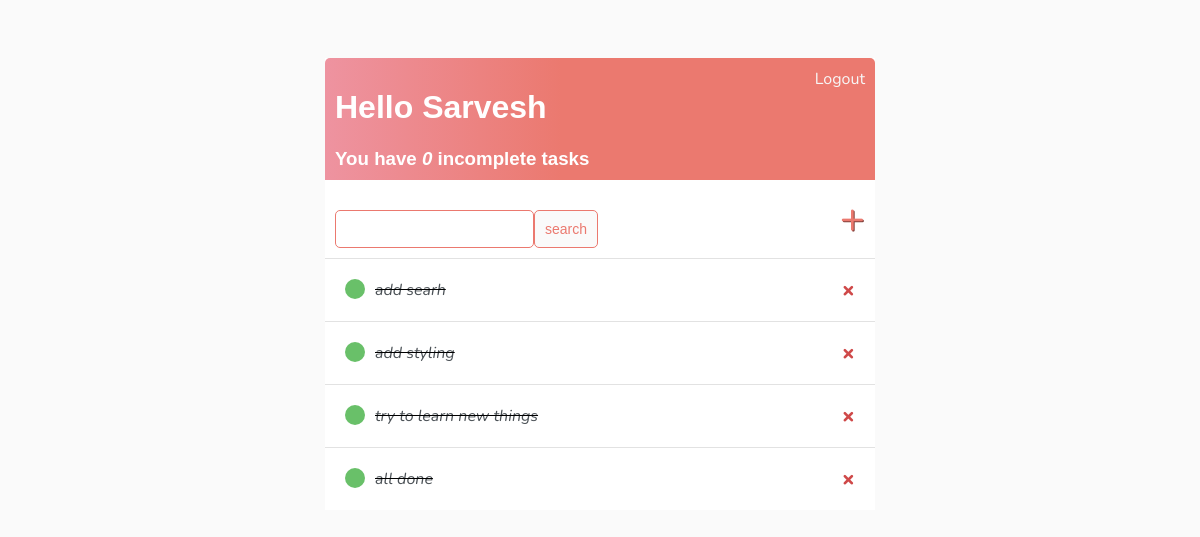
Screenshot of / (signed in) with the database file from the repository.
### base/models.py (models this page shows)
class Task(models.Model):
    user = models.ForeignKey(User, on_delete=models.CASCADE, null=True, blank=True)
    title = models.CharField(max_length=200, null=True, blank=True)
    description = models.TextField(null=True, blank=True)
    completed = models.BooleanField(default=False)
    created = models.DateTimeField(auto_now_add=True)
    def __str__(self):
        return self.title
    class Meta:
        ordering = ['completed']

### base/views.py (the view)
class TaskList(LoginRequiredMixin, ListView):
    model = Task
    context_object_name="task"
    def get_context_data(self, **kwargs):
        context = super().get_context_data(**kwargs)
        context['task'] = context['task'].filter(user=self.request.user)
        context['count'] = context['task'].filter(completed=False).count()
        search_input = self.request.GET.get('search-area') or ''
        if search_input:
            context['task'] = context['task'].filter(
                title__startswith=search_input)
        context['search_input'] = search_input
        return context

### base/templates/base/task_list.html
{% extends 'base/main.html' %}
{% block content%}
<div class="header-bar">
    <div>
        <h1>Hello {{request.user|title}}</h1>
        <h3 style="margin:0"> You have <i>{{count}}</i> incomplete task{{count|pluralize:"s"}}</h3>
    </div>
    {% if request.user.is_authenticated %}
    <a href="{% url 'logout'%}">Logout</a>
    {% else %}
    <a href="{% url 'login' %}">Login</a>
    {% endif %}
</div>
<div id="search-add-wrapper">
    <form method="get" style="margin-top: 20px; display:flex">
        <input type="text" name="search-area" value="{{search_input}}">
        <input class="button" type="submit", value="search">
    </form>
    <a id="add-link" href="{% url 'task-create' %}">&#x2b;</a>
</div>
<div class="task-items-wrapper">
    {% for task in task %}
        <div class="task-wrapper">
            {% if task.completed %}
            <div class="task-title">
                <div class="task-complete-icon"></div>
                <i><s><a href="{% url 'task-update' task.id %}">{{task}}</a></s></i>
            </div>
            <a class="delete-link" href="{% url 'task-delete' task.id %}">&#215;</a>
            {% else %}
            <div class="task-title">
                <div class="task-incomplete-icon"></div>
                <a href="{% url 'task-update' task.id %}">{{task}}</a>
            </div>
            <a class="delete-link" href="{% url 'task-delete' task.id %}">&#215;</a>
            {% endif %}
        </div>
    {% empty %}
    <h3>No items in list </h3>
    {% endfor %}
</div>
{% endblock content %}

### base/templates/base/main.html (style rules this page uses)
body { background-color: #FAFAFA ; font-family: 'Nunito', sans-serif; padding-top: 50px; }
h1, h2, h3, h4, h5, h6 { font-family: 'Raleway', sans-serif; }
a, p { color: #4b5156; }
.header-bar { display: flex; justify-content: space-between; color:#fff; padding: 10px; border-radius: 5px 5px 0 0; background: linear-gradient(90deg, #EE93A0 0%, #EB796F 43%, #EB796F 100%); }
.header-bar a { color: rgb(247, 247, 247); text-decoration: none; }
.task-wrapper { display: flex; align-items: center; justify-content: space-between; padding: 20px; background-color: #fff; border-top: 1px solid rgb(226, 226, 226) }
.task-title { display: flex; }
.task-title a { text-decoration: none; color: #4b5156; margin-left: 10px; }
.task-complete-icon { height: 20px; width: 20px; background-color: rgb(105, 192, 105); border-radius: 50%; }
.delete-link { text-decoration: none; font-weight: 900; color: #cf4949; font-size: 22px; line-height: 0; }
#search-add-wrapper { display: flex; justify-content: space-between; align-items: center; padding: 10px; }
#add-link { color: #EB796F; text-decoration: none; font-size: 42px; text-shadow: 1px 1px #81413b; }
input[type=text], input[type=password], textarea { border: 1px solid #EB796F; border-radius: 5px; padding: 10px; width: 90%; }
.button { border: 1px solid #EB796F; background-color: #FAFAFA; color: #EB796F; padding: 10px; font-size: 14px; border-radius: 5px; cursor: pointer; }

### rows the page displays
Task: title "add searh"
Task: title "add styling"
Task: title "try to learn new things"
Task: title "all done"

### other values shown
{{ request.user|title }} "Sarvesh"
{{ count }} "0"
